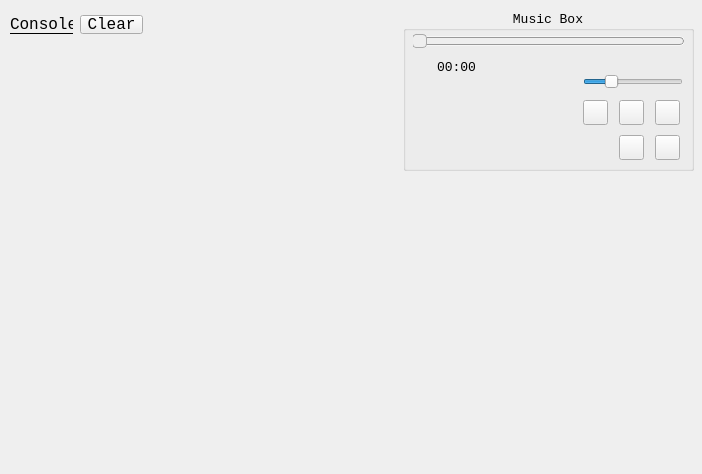
<?xml version="1.0" encoding="UTF-8"?>
<ui version="4.0">
 <class>tracker_main</class>
 <widget class="QWidget" name="tracker_main">
  <property name="geometry">
   <rect>
    <x>0</x>
    <y>0</y>
    <width>702</width>
    <height>474</height>
   </rect>
  </property>
  <property name="minimumSize">
   <size>
    <width>702</width>
    <height>274</height>
   </size>
  </property>
  <property name="font">
   <font>
    <family>Consolas</family>
    <underline>false</underline>
   </font>
  </property>
  <property name="windowTitle">
   <string>HQMediaPlayer</string>
  </property>
  <widget class="QLabel" name="dbg_console_label">
   <property name="enabled">
    <bool>true</bool>
   </property>
   <property name="geometry">
    <rect>
     <x>10</x>
     <y>15</y>
     <width>63</width>
     <height>19</height>
    </rect>
   </property>
   <property name="font">
    <font>
     <pointsize>12</pointsize>
     <underline>true</underline>
    </font>
   </property>
   <property name="text">
    <string>Console</string>
   </property>
  </widget>
  <widget class="QGroupBox" name="music_box">
   <property name="geometry">
    <rect>
     <x>403</x>
     <y>10</y>
     <width>291</width>
     <height>161</height>
    </rect>
   </property>
   <property name="font">
    <font>
     <pointsize>10</pointsize>
    </font>
   </property>
   <property name="title">
    <string>Music Box</string>
   </property>
   <property name="alignment">
    <set>Qt::AlignCenter</set>
   </property>
   <widget class="QPushButton" name="play_button">
    <property name="geometry">
     <rect>
      <x>216</x>
      <y>90</y>
      <width>25</width>
      <height>25</height>
     </rect>
    </property>
    <property name="font">
     <font>
      <pointsize>8</pointsize>
     </font>
    </property>
    <property name="toolTip">
     <string>Play</string>
    </property>
    <property name="icon">
     <iconset>
      <normaloff>images/play.png</normaloff>images/play.png</iconset>
    </property>
    <property name="iconSize">
     <size>
      <width>25</width>
      <height>25</height>
     </size>
    </property>
   </widget>
   <widget class="QPushButton" name="mute_button">
    <property name="geometry">
     <rect>
      <x>180</x>
      <y>90</y>
      <width>25</width>
      <height>25</height>
     </rect>
    </property>
    <property name="font">
     <font>
      <pointsize>8</pointsize>
     </font>
    </property>
    <property name="toolTip">
     <string>Mute</string>
    </property>
    <property name="icon">
     <iconset>
      <normaloff>images/vol_less33.png</normaloff>images/vol_less33.png</iconset>
    </property>
    <property name="iconSize">
     <size>
      <width>25</width>
      <height>25</height>
     </size>
    </property>
   </widget>
   <widget class="QPushButton" name="pause_button">
    <property name="geometry">
     <rect>
      <x>252</x>
      <y>90</y>
      <width>25</width>
      <height>25</height>
     </rect>
    </property>
    <property name="font">
     <font>
      <pointsize>8</pointsize>
     </font>
    </property>
    <property name="toolTip">
     <string>Pause</string>
    </property>
    <property name="icon">
     <iconset>
      <normaloff>images/pause.png</normaloff>images/pause.png</iconset>
    </property>
    <property name="iconSize">
     <size>
      <width>25</width>
      <height>25</height>
     </size>
    </property>
   </widget>
   <widget class="QSlider" name="volume_slider">
    <property name="geometry">
     <rect>
      <x>180</x>
      <y>61</y>
      <width>100</width>
      <height>22</height>
     </rect>
    </property>
    <property name="toolTip">
     <string>25</string>
    </property>
    <property name="maximum">
     <number>100</number>
    </property>
    <property name="value">
     <number>25</number>
    </property>
    <property name="orientation">
     <enum>Qt::Horizontal</enum>
    </property>
   </widget>
   <widget class="QPushButton" name="repeat_button">
    <property name="geometry">
     <rect>
      <x>216</x>
      <y>125</y>
      <width>25</width>
      <height>25</height>
     </rect>
    </property>
    <property name="font">
     <font>
      <pointsize>8</pointsize>
     </font>
    </property>
    <property name="toolTip">
     <string>Repeat</string>
    </property>
    <property name="icon">
     <iconset>
      <normaloff>images/repeat.png</normaloff>images/repeat.png</iconset>
    </property>
    <property name="iconSize">
     <size>
      <width>25</width>
      <height>25</height>
     </size>
    </property>
   </widget>
   <widget class="QPushButton" name="stop_button">
    <property name="geometry">
     <rect>
      <x>252</x>
      <y>125</y>
      <width>25</width>
      <height>25</height>
     </rect>
    </property>
    <property name="font">
     <font>
      <pointsize>8</pointsize>
     </font>
    </property>
    <property name="toolTip">
     <string>Stopped</string>
    </property>
    <property name="icon">
     <iconset>
      <normaloff>images/stopped.png</normaloff>images/stopped.png</iconset>
    </property>
    <property name="iconSize">
     <size>
      <width>25</width>
      <height>25</height>
     </size>
    </property>
   </widget>
   <widget class="QSlider" name="duration_slider">
    <property name="enabled">
     <bool>false</bool>
    </property>
    <property name="geometry">
     <rect>
      <x>10</x>
      <y>20</y>
      <width>271</width>
      <height>22</height>
     </rect>
    </property>
    <property name="toolTip">
     <string>Seek</string>
    </property>
    <property name="styleSheet">
     <string notr="true">QSlider::groove:horizontal {
border: -1px solid #BBB;
background: #FFF;
height: 10px;
border-radius: 4px;
}

QSlider::sub-page:horizontal {
background: qlineargradient(x1: 0, y1: 0,    x2: 0, y2: 1,
    stop: 0 #66e, stop: 1 #bbf);
background: qlineargradient(x1: 0, y1: 0.2, x2: 1, y2: 1,
    stop: 0 #bbf, stop: 1 #55f);
border: 1px solid #777;
height: 10px;
border-radius: 4px;
}

QSlider::add-page:horizontal {
background: #fff;
border: 1px solid #777;
height: 10px;
border-radius: 4px;
}

QSlider::handle:horizontal {
background: qlineargradient(x1:0, y1:0, x2:1, y2:1,
stop:0 #eee, stop:1 #ccc);
border: 1px solid #777;
width: 13px;
margin-top: -2px;
margin-bottom: -2px;
border-radius: 4px;
}

QSlider::handle:horizontal:hover {
background: qlineargradient(x1:0, y1:0, x2:1, y2:1,
    stop:0 #fff, stop:1 #ddd);
border: 1px solid #444;
border-radius: 4px;
}

QSlider::sub-page:horizontal:disabled {
background: #bbb;
border-color: #999;
}

QSlider::add-page:horizontal:disabled {
background: #eee;
border-color: #999;
}

QSlider::handle:horizontal:disabled {
background: #eee;
border: 1px solid #aaa;
border-radius: 4px;
}</string>
    </property>
    <property name="maximum">
     <number>271</number>
    </property>
    <property name="orientation">
     <enum>Qt::Horizontal</enum>
    </property>
   </widget>
   <widget class="QLabel" name="music_position_label">
    <property name="geometry">
     <rect>
      <x>10</x>
      <y>50</y>
      <width>63</width>
      <height>15</height>
     </rect>
    </property>
    <property name="text">
     <string>00:00</string>
    </property>
    <property name="alignment">
     <set>Qt::AlignRight|Qt::AlignTrailing|Qt::AlignVCenter</set>
    </property>
   </widget>
  </widget>
  <widget class="QPushButton" name="clear_console_button">
   <property name="geometry">
    <rect>
     <x>80</x>
     <y>15</y>
     <width>63</width>
     <height>19</height>
    </rect>
   </property>
   <property name="font">
    <font>
     <pointsize>12</pointsize>
    </font>
   </property>
   <property name="toolTip">
    <string>Clear Console</string>
   </property>
   <property name="text">
    <string>Clear</string>
   </property>
   <property name="iconSize">
    <size>
     <width>13</width>
     <height>16</height>
    </size>
   </property>
  </widget>
 </widget>
 <resources/>
 <connections/>
</ui>
